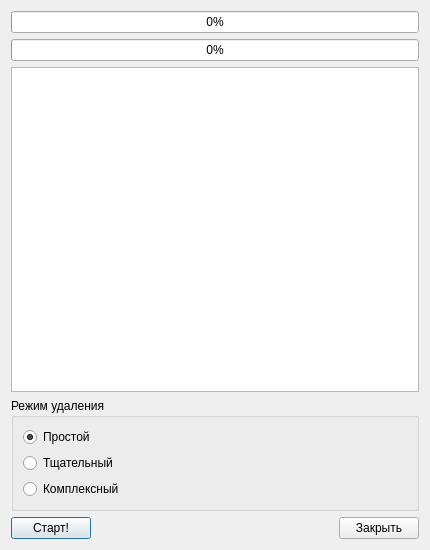
<?xml version="1.0" encoding="UTF-8"?>
<ui version="4.0">
 <class>CatalogDialog</class>
 <widget class="QDialog" name="CatalogDialog">
  <property name="geometry">
   <rect>
    <x>0</x>
    <y>0</y>
    <width>430</width>
    <height>550</height>
   </rect>
  </property>
  <property name="windowTitle">
   <string>Удаление каталога</string>
  </property>
  <layout class="QGridLayout" name="gridLayout">
   <item row="0" column="0">
    <layout class="QVBoxLayout" name="verticalLayout">
     <item>
      <widget class="QProgressBar" name="progressBar">
       <property name="value">
        <number>0</number>
       </property>
      </widget>
     </item>
     <item>
      <widget class="QProgressBar" name="progressBarFile">
       <property name="value">
        <number>0</number>
       </property>
      </widget>
     </item>
     <item>
      <widget class="QTextEdit" name="textEdit">
       <property name="focusPolicy">
        <enum>Qt::WheelFocus</enum>
       </property>
       <property name="contextMenuPolicy">
        <enum>Qt::DefaultContextMenu</enum>
       </property>
       <property name="acceptDrops">
        <bool>true</bool>
       </property>
       <property name="frameShadow">
        <enum>QFrame::Sunken</enum>
       </property>
       <property name="sizeAdjustPolicy">
        <enum>QAbstractScrollArea::AdjustIgnored</enum>
       </property>
       <property name="autoFormatting">
        <set>QTextEdit::AutoNone</set>
       </property>
       <property name="tabChangesFocus">
        <bool>false</bool>
       </property>
       <property name="undoRedoEnabled">
        <bool>false</bool>
       </property>
       <property name="lineWrapMode">
        <enum>QTextEdit::WidgetWidth</enum>
       </property>
       <property name="textInteractionFlags">
        <set>Qt::NoTextInteraction</set>
       </property>
      </widget>
     </item>
     <item>
      <widget class="QGroupBox" name="groupBox">
       <property name="title">
        <string>Режим удаления</string>
       </property>
       <layout class="QVBoxLayout" name="verticalLayout_2">
        <item>
         <widget class="QRadioButton" name="radioButtonSimple">
          <property name="text">
           <string>Простой</string>
          </property>
          <property name="checked">
           <bool>true</bool>
          </property>
         </widget>
        </item>
        <item>
         <widget class="QRadioButton" name="radioButtonMedium">
          <property name="text">
           <string>Тщательный</string>
          </property>
         </widget>
        </item>
        <item>
         <widget class="QRadioButton" name="radioButtonComplex">
          <property name="enabled">
           <bool>true</bool>
          </property>
          <property name="text">
           <string>Комплексный</string>
          </property>
         </widget>
        </item>
       </layout>
      </widget>
     </item>
     <item>
      <layout class="QHBoxLayout" name="horizontalLayout">
       <item>
        <widget class="QPushButton" name="pushButtonStart">
         <property name="text">
          <string>Старт!</string>
         </property>
        </widget>
       </item>
       <item>
        <spacer name="horizontalSpacer">
         <property name="orientation">
          <enum>Qt::Horizontal</enum>
         </property>
         <property name="sizeHint" stdset="0">
          <size>
           <width>40</width>
           <height>20</height>
          </size>
         </property>
        </spacer>
       </item>
       <item>
        <widget class="QPushButton" name="pushButtonClose">
         <property name="text">
          <string>Закрыть</string>
         </property>
        </widget>
       </item>
      </layout>
     </item>
    </layout>
   </item>
  </layout>
 </widget>
 <resources/>
 <connections/>
</ui>
